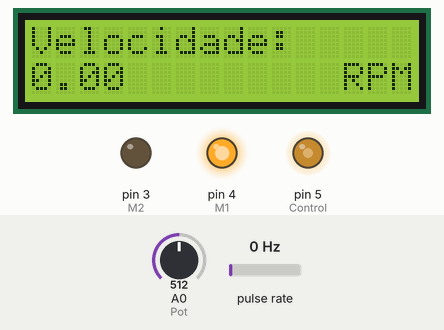
A sketch run on a simulated Arduino Uno, built with avr-gcc and run on an emulated ATmega328P. Shown: 16×2 character LCD, output pins drawn as LEDs (lit = HIGH). Wiring (inferred from the names in the program): pulse sensor: data pin 2. Inputs (shaded band) come from the test bench; at power-on: A0 (Pot) = 512, pulse rate 0 Hz. What the sketch prints to the serial monitor is not drawn.

Above: at 1.6 s.
1.7 s: A0 (Pot) set to 716
At 2.8 s:
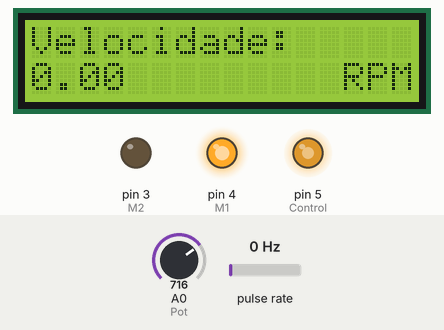
3.2 s: pulse rate (sensor on pin 2) set to 4 Hz
At 4.8 s:
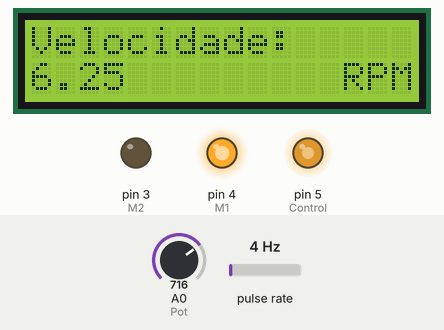
5.7 s: A0 (Pot) set to 900
At 6.15 s:
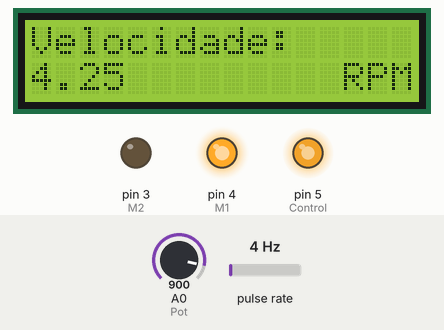
8.7 s: A0 (Pot) set to 122
At 9.7 s:
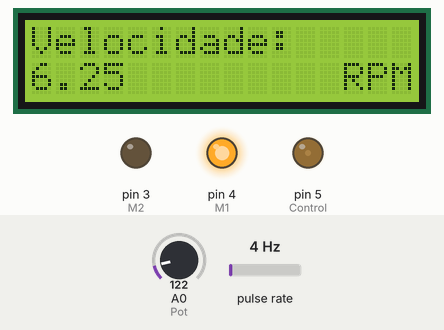
11.7 s: A0 (Pot) set to 0
At 14.6 s:
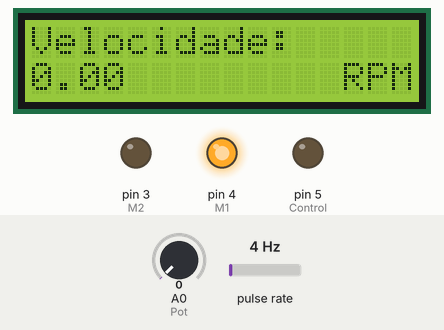
14.7 s: pulse rate (sensor on pin 2) set to 50 Hz
At 15.9 s:
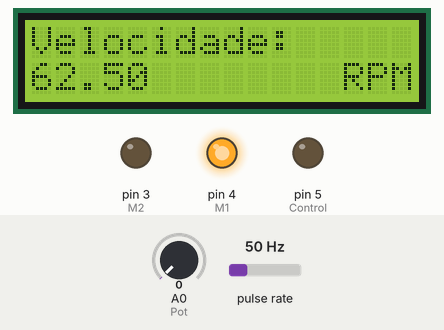
Timing chart, 0 to 17.7 s (numbered marks = the images above; inputs shaded):
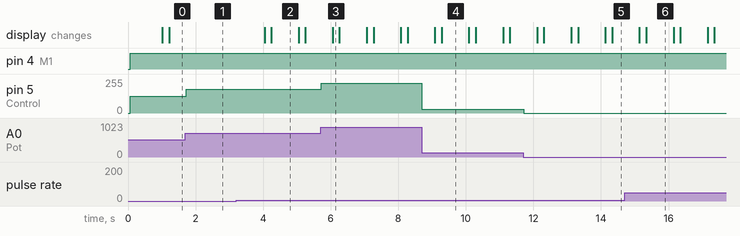

The sketch:

stepper1.ino
```cpp
#include <LiquidCrystal.h>

LiquidCrystal lcd(6, 7, 8, 9, 10, 11);

#define M1 4
#define M2 3
#define Control 5
#define Pot A0
#define Encoder 2

int vel;
volatile unsigned int ripple,
    TRipple = 0;
unsigned long tempo,
    THEWORLD = 1000;
float RPM;

void HAMON()
{
    ripple++;
}

void setup()
{
    Serial.begin(9600);
    pinMode(M1, OUTPUT);
    pinMode(M2, OUTPUT);
    pinMode(Control, OUTPUT);
    pinMode(Encoder, INPUT);
    pinMode(Pot, INPUT);

    lcd.begin(16, 2);
    lcd.print("Velocidade:");
    lcd.setCursor(13, 1);
    lcd.print("RPM");

    attachInterrupt(digitalPinToInterrupt(2), HAMON, RISING);
    tempo = 0;
}

void loop()
{
    vel = map(analogRead(Pot), 0, 1023, 0, 255);

    analogWrite(Control, vel);
    digitalWrite(M1, 1);
    digitalWrite(M2, 0);
    delay(20);

    if (millis() - tempo > THEWORLD)
    {
        detachInterrupt(0);

        lcd.setCursor(0, 1);
        lcd.print(ripple);
        Serial.println(ripple);

        TRipple = TRipple + ripple;
        ripple = 0;
        tempo = millis();
        attachInterrupt(0, HAMON, RISING);

        lcd.setCursor(0, 1);
        ripple = 0;
        delay(200);

        RPM = ripple * 6.25;
        lcd.print(RPM);
    }
}
```

Measured:
- after the input at 1.7 s, pin 5 (Control): 127/255 → 178/255 at once
- after the input at 3.2 s, the display: first changes after 0.84 s (image 2 shows a later state)
- after the input at 5.7 s, pin 5 (Control): 178/255 → 224/255 at once
- after the input at 8.7 s, pin 5 (Control): 224/255 → 30/255 at once
- after the input at 11.7 s, pin 5 (Control): 30/255 → 0/255 at once
- after the input at 14.7 s, the display: first changes after 0.44 s (image 6 shows a later state)
- what the display in image 2 shows lasts 0.8 s, from 4.2 s to 5.0 s
